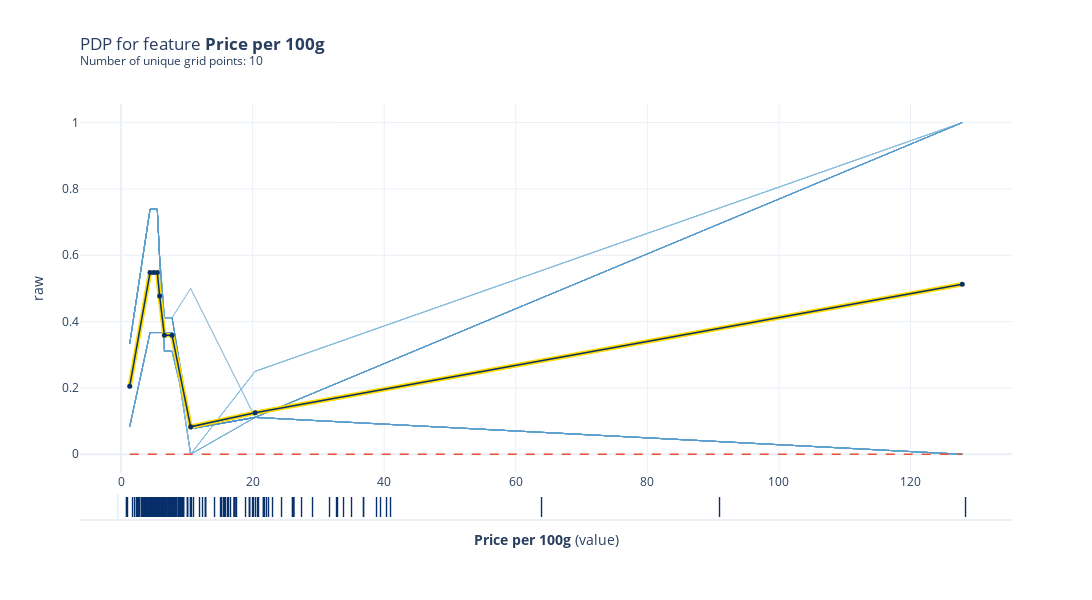

Notebook code for this chart:
### Markdown cell above
Looking at this graph you can see that it seems more likely that when the rating >=94 that it is from ethoipia.

### Code cell
# Plot PDP
# Create the pdp data to be plotted
pdp_goals = pdp.PDPIsolate(model=tree_model, df=val_x, model_features=feature_names, feature='100g_USD', feature_name='Price per 100g')

# plot the PDP for feature 'Goal Scored'
fig, axes = pdp_goals.plot(
    center=False,
    plot_lines=True,
    frac_to_plot=100,
    cluster=False,
    n_cluster_centers=None,
    cluster_method='accurate',
    plot_pts_dist=True,
    to_bins=False,
    show_percentile=False,
    which_classes=None,
    figsize=None,
    dpi=300,
    ncols=2,
    plot_params={"pdp_hl": True},
    engine='plotly',
    template='plotly_white')

fig.show()

### Figure 1 — Plotly figure (JSON) as saved in the notebook; plotly's stock layout.template omitted (floating-point values rounded to 4 significant figures; data arrays with more than 128 entries replaced by an {"elided": "..."} marker saying what was removed)
{"data": [{"hoverinfo": "none", "line": {"color": "rgba(193,217,237,0.5)", "width": 0.5}, "mode": "lines", "type": "scatter", "x": [1.32, 4.41, 4.982, 5.51, 5.864, 6.588, 7.753, 10.58, 20.38, 127.9], "xaxis": "x", "y": [0.3333, 0.7391, 0.7391, 0.7391, 0.5938, 0.3108, 0.3108, 0.07692, 0.1111, 0], "yaxis": "y"}, {"hoverinfo": "none", "line": {"color": "rgba(177,210,231,0.5)", "width": 0.5}, "mode": "lines", "type": "scatter", "x": [1.32, 4.41, 4.982, 5.51, 5.864, 6.588, 7.753, 10.58, 20.38, 127.9], "xaxis": "x", "y": [0.08333, 0.3671, 0.3671, 0.3671, 0.3671, 0.3671, 0.3671, 0.07692, 0.1111, 1], "yaxis": "y"}, {"hoverinfo": "none", "line": {"color": "rgba(160,202,225,0.5)", "width": 0.5}, "mode": "lines", "type": "scatter", "x": [1.32, 4.41, 4.982, 5.51, 5.864, 6.588, 7.753, 10.58, 20.38, 127.9], "xaxis": "x", "y": [0.08333, 0.3671, 0.3671, 0.3671, 0.3671, 0.3671, 0.3671, 0.07692, 0.1111, 1], "yaxis": "y"}, {"hoverinfo": "none", "line": {"color": "rgba(139,192,221,0.5)", "width": 0.5}, "mode": "lines", "type": "scatter", "x": [1.32, 4.41, 4.982, 5.51, 5.864, 6.588, 7.753, 10.58, 20.38, 127.9], "xaxis": "x", "y": [0.08333, 0.3671, 0.3671, 0.3671, 0.3671, 0.3671, 0.3671, 0, 0.25, 1], "yaxis": "y"}, {"hoverinfo": "none", "line": {"color": "rgba(117,179,216,0.5)", "width": 0.5}, "mode": "lines", "type": "scatter", "x": [1.32, 4.41, 4.982, 5.51, 5.864, 6.588, 7.753, 10.58, 20.38, 127.9], "xaxis": "x", "y": [0.08333, 0.3671, 0.3671, 0.3671, 0.3671, 0.3671, 0.3671, 0, 0.1111, 1], "yaxis": "y"}, {"hoverinfo": "none", "line": {"color": "rgba(98,168,210,0.5)", "width": 0.5}, "mode": "lines", "type": "scatter", "x": [1.32, 4.41, 4.982, 5.51, 5.864, 6.588, 7.753, 10.58, 20.38, 127.9], "xaxis": "x", "y": [0.08333, 0.3671, 0.3671, 0.3671, 0.3671, 0.3671, 0.3671, 0, 0.1111, 1], "yaxis": "y"}, {"hoverinfo": "none", "line": {"color": "rgba(80,155,203,0.5)", "width": 0.5}, "mode": "lines", "type": "scatter", "x": [1.32, 4.41, 4.982, 5.51, 5.864, 6.588, 7.753, 10.58, 20.38, 127.9], "xaxis": "x", "y": [0.08333, 0.3671, 0.3671, 0.3671, 0.3671, 0.3671, 0.3671, 0, 0.25, 1], "yaxis": "y"}, {"hoverinfo": "none", "line": {"color": "rgba(64,144,197,0.5)", "width": 0.5}, "mode": "lines", "type": "scatter", "x": [1.32, 4.41, 4.982, 5.51, 5.864, 6.588, 7.753, 10.58, 20.38, 127.9], "xaxis": "x", "y": [0.3333, 0.7391, 0.7391, 0.7391, 0.5938, 0.4118, 0.4118, 0.5, 0.1111, 0], "yaxis": "y"}, {"hoverinfo": "none", "line": {"color": "rgba(49,129,189,0.5)", "width": 0.5}, "mode": "lines", "type": "scatter", "x": [1.32, 4.41, 4.982, 5.51, 5.864, 6.588, 7.753, 10.58, 20.38, 127.9], "xaxis": "x", "y": [0.08333, 0.3671, 0.3671, 0.3671, 0.3671, 0.3671, 0.3671, 0.07692, 0.1111, 1], "yaxis": "y"}, {"hoverinfo": "none", "line": {"color": "rgba(36,116,182,0.5)", "width": 0.5}, "mode": "lines", "type": "scatter", "x": [1.32, 4.41, 4.982, 5.51, 5.864, 6.588, 7.753, 10.58, 20.38, 127.9], "xaxis": "x", "y": [0.3333, 0.7391, 0.7391, 0.7391, 0.5938, 0.4118, 0.4118, 0.07692, 0.1111, 0], "yaxis": "y"}, {"hoverinfo": "none", "line": {"color": "rgba(193,217,237,0.5)", "width": 0.5}, "mode": "lines", "type": "scatter", "x": [1.32, 4.41, 4.982, 5.51, 5.864, 6.588, 7.753, 10.58, 20.38, 127.9], "xaxis": "x", "y": [0.08333, 0.3671, 0.3671, 0.3671, 0.3671, 0.3671, 0.3671, 0.07692, 0.1111, 1], "yaxis": "y"}, {"hoverinfo": "none", "line": {"color": "rgba(177,210,231,0.5)", "width": 0.5}, "mode": "lines", "type": "scatter", "x": [1.32, 4.41, 4.982, 5.51, 5.864, 6.588, 7.753, 10.58, 20.38, 127.9], "xaxis": "x", "y": [0.08333, 0.3671, 0.3671, 0.3671, 0.3671, 0.3671, 0.3671, 0.07692, 0.1111, 1], "yaxis": "y"}, {"hoverinfo": "none", "line": {"color": "rgba(160,202,225,0.5)", "width": 0.5}, "mode": "lines", "type": "scatter", "x": [1.32, 4.41, 4.982, 5.51, 5.864, 6.588, 7.753, 10.58, 20.38, 127.9], "xaxis": "x", "y": [0.3333, 0.7391, 0.7391, 0.7391, 0.5938, 0.3108, 0.3108, 0.07692, 0.1111, 0], "yaxis": "y"}, {"hoverinfo": "none", "line": {"color": "rgba(139,192,221,0.5)", "width": 0.5}, "mode": "lines", "type": "scatter", "x": [1.32, 4.41, 4.982, 5.51, 5.864, 6.588, 7.753, 10.58, 20.38, 127.9], "xaxis": "x", "y": [0.08333, 0.3671, 0.3671, 0.3671, 0.3671, 0.3671, 0.3671, 0, 0.25, 1], "yaxis": "y"}, {"hoverinfo": "none", "line": {"color": "rgba(117,179,216,0.5)", "width": 0.5}, "mode": "lines", "type": "scatter", "x": [1.32, 4.41, 4.982, 5.51, 5.864, 6.588, 7.753, 10.58, 20.38, 127.9], "xaxis": "x", "y": [0.3333, 0.7391, 0.7391, 0.7391, 0.5938, 0.3108, 0.3108, 0.07692, 0.1111, 0], "yaxis": "y"}, {"hoverinfo": "none", "line": {"color": "rgba(98,168,210,0.5)", "width": 0.5}, "mode": "lines", "type": "scatter", "x": [1.32, 4.41, 4.982, 5.51, 5.864, 6.588, 7.753, 10.58, 20.38, 127.9], "xaxis": "x", "y": [0.3333, 0.7391, 0.7391, 0.7391, 0.5938, 0.4118, 0.4118, 0.07692, 0.1111, 0], "yaxis": "y"}, {"hoverinfo": "none", "line": {"color": "rgba(80,155,203,0.5)", "width": 0.5}, "mode": "lines", "type": "scatter", "x": [1.32, 4.41, 4.982, 5.51, 5.864, 6.588, 7.753, 10.58, 20.38, 127.9], "xaxis": "x", "y": [0.3333, 0.7391, 0.7391, 0.7391, 0.5938, 0.3108, 0.3108, 0.07692, 0.1111, 0], "yaxis": "y"}, {"hoverinfo": "none", "line": {"color": "rgba(64,144,197,0.5)", "width": 0.5}, "mode": "lines", "type": "scatter", "x": [1.32, 4.41, 4.982, 5.51, 5.864, 6.588, 7.753, 10.58, 20.38, 127.9], "xaxis": "x", "y": [0.3333, 0.7391, 0.7391, 0.7391, 0.5938, 0.4118, 0.4118, 0.07692, 0.1111, 0], "yaxis": "y"}, {"hoverinfo": "none", "line": {"color": "rgba(49,129,189,0.5)", "width": 0.5}, "mode": "lines", "type": "scatter", "x": [1.32, 4.41, 4.982, 5.51, 5.864, 6.588, 7.753, 10.58, 20.38, 127.9], "xaxis": "x", "y": [0.08333, 0.3671, 0.3671, 0.3671, 0.3671, 0.3671, 0.3671, 0, 0.1111, 1], "yaxis": "y"}, {"hoverinfo": "none", "line": {"color": "rgba(36,116,182,0.5)", "width": 0.5}, "mode": "lines", "type": "scatter", "x": [1.32, 4.41, 4.982, 5.51, 5.864, 6.588, 7.753, 10.58, 20.38, 127.9], "xaxis": "x", "y": [0.3333, 0.7391, 0.7391, 0.7391, 0.5938, 0.3108, 0.3108, 0.07692, 0.1111, 0], "yaxis": "y"}, {"hoverinfo": "none", "line": {"color": "rgba(193,217,237,0.5)", "width": 0.5}, "mode": "lines", "type": "scatter", "x": [1.32, 4.41, 4.982, 5.51, 5.864, 6.588, 7.753, 10.58, 20.38, 127.9], "xaxis": "x", "y": [0.3333, 0.7391, 0.7391, 0.7391, 0.5938, 0.3108, 0.3108, 0.07692, 0.1111, 0], "yaxis": "y"}, {"hoverinfo": "none", "line": {"color": "rgba(177,210,231,0.5)", "width": 0.5}, "mode": "lines", "type": "scatter", "x": [1.32, 4.41, 4.982, 5.51, 5.864, 6.588, 7.753, 10.58, 20.38, 127.9], "xaxis": "x", "y": [0.08333, 0.3671, 0.3671, 0.3671, 0.3671, 0.3671, 0.3671, 0, 0.1111, 1], "yaxis": "y"}, {"hoverinfo": "none", "line": {"color": "rgba(160,202,225,0.5)", "width": 0.5}, "mode": "lines", "type": "scatter", "x": [1.32, 4.41, 4.982, 5.51, 5.864, 6.588, 7.753, 10.58, 20.38, 127.9], "xaxis": "x", "y": [0.3333, 0.7391, 0.7391, 0.7391, 0.5938, 0.3108, 0.3108, 0.07692, 0.1111, 0], "yaxis": "y"}, {"hoverinfo": "none", "line": {"color": "rgba(139,192,221,0.5)", "width": 0.5}, "mode": "lines", "type": "scatter", "x": [1.32, 4.41, 4.982, 5.51, 5.864, 6.588, 7.753, 10.58, 20.38, 127.9], "xaxis": "x", "y": [0.08333, 0.3671, 0.3671, 0.3671, 0.3671, 0.3671, 0.3671, 0, 0.25, 1], "yaxis": "y"}, {"hoverinfo": "none", "line": {"color": "rgba(117,179,216,0.5)", "width": 0.5}, "mode": "lines", "type": "scatter", "x": [1.32, 4.41, 4.982, 5.51, 5.864, 6.588, 7.753, 10.58, 20.38, 127.9], "xaxis": "x", "y": [0.08333, 0.3671, 0.3671, 0.3671, 0.3671, 0.3671, 0.3671, 0.07692, 0.1111, 1], "yaxis": "y"}, {"hoverinfo": "none", "line": {"color": "rgba(98,168,210,0.5)", "width": 0.5}, "mode": "lines", "type": "scatter", "x": [1.32, 4.41, 4.982, 5.51, 5.864, 6.588, 7.753, 10.58, 20.38, 127.9], "xaxis": "x", "y": [0.3333, 0.7391, 0.7391, 0.7391, 0.5938, 0.3108, 0.3108, 0.07692, 0.1111, 0], "yaxis": "y"}, {"hoverinfo": "none", "line": {"color": "rgba(80,155,203,0.5)", "width": 0.5}, "mode": "lines", "type": "scatter", "x": [1.32, 4.41, 4.982, 5.51, 5.864, 6.588, 7.753, 10.58, 20.38, 127.9], "xaxis": "x", "y": [0.3333, 0.7391, 0.7391, 0.7391, 0.5938, 0.3108, 0.3108, 0.07692, 0.1111, 0], "yaxis": "y"}, {"hoverinfo": "none", "line": {"color": "rgba(64,144,197,0.5)", "width": 0.5}, "mode": "lines", "type": "scatter", "x": [1.32, 4.41, 4.982, 5.51, 5.864, 6.588, 7.753, 10.58, 20.38, 127.9], "xaxis": "x", "y": [0.08333, 0.3671, 0.3671, 0.3671, 0.3671, 0.3671, 0.3671, 0, 0.25, 1], "yaxis": "y"}, {"hoverinfo": "none", "line": {"color": "rgba(49,129,189,0.5)", "width": 0.5}, "mode": "lines", "type": "scatter", "x": [1.32, 4.41, 4.982, 5.51, 5.864, 6.588, 7.753, 10.58, 20.38, 127.9], "xaxis": "x", "y": [0.3333, 0.7391, 0.7391, 0.7391, 0.5938, 0.3108, 0.3108, 0.07692, 0.1111, 0], "yaxis": "y"}, {"hoverinfo": "none", "line": {"color": "rgba(36,116,182,0.5)", "width": 0.5}, "mode": "lines", "type": "scatter", "x": [1.32, 4.41, 4.982, 5.51, 5.864, 6.588, 7.753, 10.58, 20.38, 127.9], "xaxis": "x", "y": [0.08333, 0.3671, 0.3671, 0.3671, 0.3671, 0.3671, 0.3671, 0.07692, 0.1111, 1], "yaxis": "y"}, {"hoverinfo": "none", "line": {"color": "rgba(193,217,237,0.5)", "width": 0.5}, "mode": "lines", "type": "scatter", "x": [1.32, 4.41, 4.982, 5.51, 5.864, 6.588, 7.753, 10.58, 20.38, 127.9], "xaxis": "x", "y": [0.08333, 0.3671, 0.3671, 0.3671, 0.3671, 0.3671, 0.3671, 0, 0.1111, 1], "yaxis": "y"}, {"hoverinfo": "none", "line": {"color": "rgba(177,210,231,0.5)", "width": 0.5}, "mode": "lines", "type": "scatter", "x": [1.32, 4.41, 4.982, 5.51, 5.864, 6.588, 7.753, 10.58, 20.38, 127.9], "xaxis": "x", "y": [0.3333, 0.7391, 0.7391, 0.7391, 0.5938, 0.3108, 0.3108, 0.07692, 0.1111, 0], "yaxis": "y"}, {"hoverinfo": "none", "line": {"color": "rgba(160,202,225,0.5)", "width": 0.5}, "mode": "lines", "type": "scatter", "x": [1.32, 4.41, 4.982, 5.51, 5.864, 6.588, 7.753, 10.58, 20.38, 127.9], "xaxis": "x", "y": [0.3333, 0.7391, 0.7391, 0.7391, 0.5938, 0.4118, 0.4118, 0.07692, 0.1111, 0], "yaxis": "y"}, {"hoverinfo": "none", "line": {"color": "rgba(139,192,221,0.5)", "width": 0.5}, "mode": "lines", "type": "scatter", "x": [1.32, 4.41, 4.982, 5.51, 5.864, 6.588, 7.753, 10.58, 20.38, 127.9], "xaxis": "x", "y": [0.3333, 0.7391, 0.7391, 0.7391, 0.5938, 0.3108, 0.3108, 0.07692, 0.1111, 0], "yaxis": "y"}, {"hoverinfo": "none", "line": {"color": "rgba(117,179,216,0.5)", "width": 0.5}, "mode": "lines", "type": "scatter", "x": [1.32, 4.41, 4.982, 5.51, 5.864, 6.588, 7.753, 10.58, 20.38, 127.9], "xaxis": "x", "y": [0.3333, 0.7391, 0.7391, 0.7391, 0.5938, 0.3108, 0.3108, 0.07692, 0.1111, 0], "yaxis": "y"}, {"hoverinfo": "none", "line": {"color": "rgba(98,168,210,0.5)", "width": 0.5}, "mode": "lines", "type": "scatter", "x": [1.32, 4.41, 4.982, 5.51, 5.864, 6.588, 7.753, 10.58, 20.38, 127.9], "xaxis": "x", "y": [0.08333, 0.3671, 0.3671, 0.3671, 0.3671, 0.3671, 0.3671, 0.07692, 0.1111, 1], "yaxis": "y"}, {"hoverinfo": "none", "line": {"color": "rgba(80,155,203,0.5)", "width": 0.5}, "mode": "lines", "type": "scatter", "x": [1.32, 4.41, 4.982, 5.51, 5.864, 6.588, 7.753, 10.58, 20.38, 127.9], "xaxis": "x", "y": [0.3333, 0.7391, 0.7391, 0.7391, 0.5938, 0.4118, 0.4118, 0.07692, 0.1111, 0], "yaxis": "y"}, {"hoverinfo": "none", "line": {"color": "rgba(64,144,197,0.5)", "width": 0.5}, "mode": "lines", "type": "scatter", "x": [1.32, 4.41, 4.982, 5.51, 5.864, 6.588, 7.753, 10.58, 20.38, 127.9], "xaxis": "x", "y": [0.08333, 0.3671, 0.3671, 0.3671, 0.3671, 0.3671, 0.3671, 0, 0.25, 1], "yaxis": "y"}, {"hoverinfo": "none", "line": {"color": "rgba(49,129,189,0.5)", "width": 0.5}, "mode": "lines", "type": "scatter", "x": [1.32, 4.41, 4.982, 5.51, 5.864, 6.588, 7.753, 10.58, 20.38, 127.9], "xaxis": "x", "y": [0.08333, 0.3671, 0.3671, 0.3671, 0.3671, 0.3671, 0.3671, 0, 0.1111, 1], "yaxis": "y"}, {"hoverinfo": "none", "line": {"color": "rgba(36,116,182,0.5)", "width": 0.5}, "mode": "lines", "type": "scatter", "x": [1.32, 4.41, 4.982, 5.51, 5.864, 6.588, 7.753, 10.58, 20.38, 127.9], "xaxis": "x", "y": [0.3333, 0.7391, 0.7391, 0.7391, 0.5938, 0.4118, 0.4118, 0.5, 0.1111, 0], "yaxis": "y"}, {"hoverinfo": "none", "line": {"color": "rgba(193,217,237,0.5)", "width": 0.5}, "mode": "lines", "type": "scatter", "x": [1.32, 4.41, 4.982, 5.51, 5.864, 6.588, 7.753, 10.58, 20.38, 127.9], "xaxis": "x", "y": [0.3333, 0.7391, 0.7391, 0.7391, 0.5938, 0.3108, 0.3108, 0.07692, 0.1111, 0], "yaxis": "y"}, {"hoverinfo": "none", "line": {"color": "rgba(177,210,231,0.5)", "width": 0.5}, "mode": "lines", "type": "scatter", "x": [1.32, 4.41, 4.982, 5.51, 5.864, 6.588, 7.753, 10.58, 20.38, 127.9], "xaxis": "x", "y": [0.08333, 0.3671, 0.3671, 0.3671, 0.3671, 0.3671, 0.3671, 0, 0.25, 1], "yaxis": "y"}, {"hoverinfo": "none", "line": {"color": "rgba(160,202,225,0.5)", "width": 0.5}, "mode": "lines", "type": "scatter", "x": [1.32, 4.41, 4.982, 5.51, 5.864, 6.588, 7.753, 10.58, 20.38, 127.9], "xaxis": "x", "y": [0.08333, 0.3671, 0.3671, 0.3671, 0.3671, 0.3671, 0.3671, 0, 0.1111, 1], "yaxis": "y"}, {"hoverinfo": "none", "line": {"color": "rgba(139,192,221,0.5)", "width": 0.5}, "mode": "lines", "type": "scatter", "x": [1.32, 4.41, 4.982, 5.51, 5.864, 6.588, 7.753, 10.58, 20.38, 127.9], "xaxis": "x", "y": [0.08333, 0.3671, 0.3671, 0.3671, 0.3671, 0.3671, 0.3671, 0, 0.1111, 1], "yaxis": "y"}, {"hoverinfo": "none", "line": {"color": "rgba(117,179,216,0.5)", "width": 0.5}, "mode": "lines", "type": "scatter", "x": [1.32, 4.41, 4.982, 5.51, 5.864, 6.588, 7.753, 10.58, 20.38, 127.9], "xaxis": "x", "y": [0.08333, 0.3671, 0.3671, 0.3671, 0.3671, 0.3671, 0.3671, 0, 0.1111, 1], "yaxis": "y"}, {"hoverinfo": "none", "line": {"color": "rgba(98,168,210,0.5)", "width": 0.5}, "mode": "lines", "type": "scatter", "x": [1.32, 4.41, 4.982, 5.51, 5.864, 6.588, 7.753, 10.58, 20.38, 127.9], "xaxis": "x", "y": [0.3333, 0.7391, 0.7391, 0.7391, 0.5938, 0.4118, 0.4118, 0.07692, 0.1111, 0], "yaxis": "y"}, {"hoverinfo": "none", "line": {"color": "rgba(80,155,203,0.5)", "width": 0.5}, "mode": "lines", "type": "scatter", "x": [1.32, 4.41, 4.982, 5.51, 5.864, 6.588, 7.753, 10.58, 20.38, 127.9], "xaxis": "x", "y": [0.3333, 0.7391, 0.7391, 0.7391, 0.5938, 0.4118, 0.4118, 0.07692, 0.1111, 0], "yaxis": "y"}, {"hoverinfo": "none", "line": {"color": "rgba(64,144,197,0.5)", "width": 0.5}, "mode": "lines", "type": "scatter", "x": [1.32, 4.41, 4.982, 5.51, 5.864, 6.588, 7.753, 10.58, 20.38, 127.9], "xaxis": "x", "y": [0.08333, 0.3671, 0.3671, 0.3671, 0.3671, 0.3671, 0.3671, 0, 0.1111, 1], "yaxis": "y"}, {"hoverinfo": "none", "line": {"color": "rgba(49,129,189,0.5)", "width": 0.5}, "mode": "lines", "type": "scatter", "x": [1.32, 4.41, 4.982, 5.51, 5.864, 6.588, 7.753, 10.58, 20.38, 127.9], "xaxis": "x", "y": [0.08333, 0.3671, 0.3671, 0.3671, 0.3671, 0.3671, 0.3671, 0.07692, 0.1111, 1], "yaxis": "y"}, {"hoverinfo": "none", "line": {"color": "rgba(36,116,182,0.5)", "width": 0.5}, "mode": "lines", "type": "scatter", "x": [1.32, 4.41, 4.982, 5.51, 5.864, 6.588, 7.753, 10.58, 20.38, 127.9], "xaxis": "x", "y": [0.3333, 0.7391, 0.7391, 0.7391, 0.5938, 0.4118, 0.4118, 0.07692, 0.1111, 0], "yaxis": "y"}, {"hoverinfo": "none", "line": {"color": "rgba(193,217,237,0.5)", "width": 0.5}, "mode": "lines", "type": "scatter", "x": [1.32, 4.41, 4.982, 5.51, 5.864, 6.588, 7.753, 10.58, 20.38, 127.9], "xaxis": "x", "y": [0.08333, 0.3671, 0.3671, 0.3671, 0.3671, 0.3671, 0.3671, 0.07692, 0.1111, 1], "yaxis": "y"}, {"hoverinfo": "none", "line": {"color": "rgba(177,210,231,0.5)", "width": 0.5}, "mode": "lines", "type": "scatter", "x": [1.32, 4.41, 4.982, 5.51, 5.864, 6.588, 7.753, 10.58, 20.38, 127.9], "xaxis": "x", "y": [0.08333, 0.3671, 0.3671, 0.3671, 0.3671, 0.3671, 0.3671, 0.07692, 0.1111, 1], "yaxis": "y"}, {"hoverinfo": "none", "line": {"color": "rgba(160,202,225,0.5)", "width": 0.5}, "mode": "lines", "type": "scatter", "x": [1.32, 4.41, 4.982, 5.51, 5.864, 6.588, 7.753, 10.58, 20.38, 127.9], "xaxis": "x", "y": [0.3333, 0.7391, 0.7391, 0.7391, 0.5938, 0.4118, 0.4118, 0.07692, 0.1111, 0], "yaxis": "y"}, {"hoverinfo": "none", "line": {"color": "rgba(139,192,221,0.5)", "width": 0.5}, "mode": "lines", "type": "scatter", "x": [1.32, 4.41, 4.982, 5.51, 5.864, 6.588, 7.753, 10.58, 20.38, 127.9], "xaxis": "x", "y": [0.3333, 0.7391, 0.7391, 0.7391, 0.5938, 0.3108, 0.3108, 0.07692, 0.1111, 0], "yaxis": "y"}, {"hoverinfo": "none", "line": {"color": "rgba(117,179,216,0.5)", "width": 0.5}, "mode": "lines", "type": "scatter", "x": [1.32, 4.41, 4.982, 5.51, 5.864, 6.588, 7.753, 10.58, 20.38, 127.9], "xaxis": "x", "y": [0.3333, 0.7391, 0.7391, 0.7391, 0.5938, 0.4118, 0.4118, 0.07692, 0.1111, 0], "yaxis": "y"}, {"hoverinfo": "none", "line": {"color": "rgba(98,168,210,0.5)", "width": 0.5}, "mode": "lines", "type": "scatter", "x": [1.32, 4.41, 4.982, 5.51, 5.864, 6.588, 7.753, 10.58, 20.38, 127.9], "xaxis": "x", "y": [0.08333, 0.3671, 0.3671, 0.3671, 0.3671, 0.3671, 0.3671, 0, 0.1111, 1], "yaxis": "y"}, {"hoverinfo": "none", "line": {"color": "rgba(80,155,203,0.5)", "width": 0.5}, "mode": "lines", "type": "scatter", "x": [1.32, 4.41, 4.982, 5.51, 5.864, 6.588, 7.753, 10.58, 20.38, 127.9], "xaxis": "x", "y": [0.3333, 0.7391, 0.7391, 0.7391, 0.5938, 0.3108, 0.3108, 0.07692, 0.1111, 0], "yaxis": "y"}, {"hoverinfo": "none", "line": {"color": "rgba(64,144,197,0.5)", "width": 0.5}, "mode": "lines", "type": "scatter", "x": [1.32, 4.41, 4.982, 5.51, 5.864, 6.588, 7.753, 10.58, 20.38, 127.9], "xaxis": "x", "y": [0.3333, 0.7391, 0.7391, 0.7391, 0.5938, 0.4118, 0.4118, 0.5, 0.1111, 0], "yaxis": "y"}, {"hoverinfo": "none", "line": {"color": "rgba(49,129,189,0.5)", "width": 0.5}, "mode": "lines", "type": "scatter", "x": [1.32, 4.41, 4.982, 5.51, 5.864, 6.588, 7.753, 10.58, 20.38, 127.9], "xaxis": "x", "y": [0.08333, 0.3671, 0.3671, 0.3671, 0.3671, 0.3671, 0.3671, 0.07692, 0.1111, 1], "yaxis": "y"}, {"hoverinfo": "none", "line": {"color": "rgba(36,116,182,0.5)", "width": 0.5}, "mode": "lines", "type": "scatter", "x": [1.32, 4.41, 4.982, 5.51, 5.864, 6.588, 7.753, 10.58, 20.38, 127.9], "xaxis": "x", "y": [0.3333, 0.7391, 0.7391, 0.7391, 0.5938, 0.3108, 0.3108, 0.07692, 0.1111, 0], "yaxis": "y"}, {"hoverinfo": "none", "line": {"color": "rgba(193,217,237,0.5)", "width": 0.5}, "mode": "lines", "type": "scatter", "x": [1.32, 4.41, 4.982, 5.51, 5.864, 6.588, 7.753, 10.58, 20.38, 127.9], "xaxis": "x", "y": [0.3333, 0.7391, 0.7391, 0.7391, 0.5938, 0.4118, 0.4118, 0.5, 0.1111, 0], "yaxis": "y"}, {"hoverinfo": "none", "line": {"color": "rgba(177,210,231,0.5)", "width": 0.5}, "mode": "lines", "type": "scatter", "x": [1.32, 4.41, 4.982, 5.51, 5.864, 6.588, 7.753, 10.58, 20.38, 127.9], "xaxis": "x", "y": [0.3333, 0.7391, 0.7391, 0.7391, 0.5938, 0.3108, 0.3108, 0.07692, 0.1111, 0], "yaxis": "y"}, {"hoverinfo": "none", "line": {"color": "rgba(160,202,225,0.5)", "width": 0.5}, "mode": "lines", "type": "scatter", "x": [1.32, 4.41, 4.982, 5.51, 5.864, 6.588, 7.753, 10.58, 20.38, 127.9], "xaxis": "x", "y": [0.3333, 0.7391, 0.7391, 0.7391, 0.5938, 0.4118, 0.4118, 0.07692, 0.1111, 0], "yaxis": "y"}, {"hoverinfo": "none", "line": {"color": "rgba(139,192,221,0.5)", "width": 0.5}, "mode": "lines", "type": "scatter", "x": [1.32, 4.41, 4.982, 5.51, 5.864, 6.588, 7.753, 10.58, 20.38, 127.9], "xaxis": "x", "y": [0.08333, 0.3671, 0.3671, 0.3671, 0.3671, 0.3671, 0.3671, 0, 0.25, 1], "yaxis": "y"}, {"hoverinfo": "none", "line": {"color": "rgba(117,179,216,0.5)", "width": 0.5}, "mode": "lines", "type": "scatter", "x": [1.32, 4.41, 4.982, 5.51, 5.864, 6.588, 7.753, 10.58, 20.38, 127.9], "xaxis": "x", "y": [0.08333, 0.3671, 0.3671, 0.3671, 0.3671, 0.3671, 0.3671, 0, 0.25, 1], "yaxis": "y"}, {"hoverinfo": "none", "line": {"color": "rgba(98,168,210,0.5)", "width": 0.5}, "mode": "lines", "type": "scatter", "x": [1.32, 4.41, 4.982, 5.51, 5.864, 6.588, 7.753, 10.58, 20.38, 127.9], "xaxis": "x", "y": [0.08333, 0.3671, 0.3671, 0.3671, 0.3671, 0.3671, 0.3671, 0, 0.25, 1], "yaxis": "y"}, {"hoverinfo": "none", "line": {"color": "rgba(80,155,203,0.5)", "width": 0.5}, "mode": "lines", "type": "scatter", "x": [1.32, 4.41, 4.982, 5.51, 5.864, 6.588, 7.753, 10.58, 20.38, 127.9], "xaxis": "x", "y": [0.08333, 0.3671, 0.3671, 0.3671, 0.3671, 0.3671, 0.3671, 0, 0.1111, 1], "yaxis": "y"}, {"hoverinfo": "none", "line": {"color": "rgba(64,144,197,0.5)", "width": 0.5}, "mode": "lines", "type": "scatter", "x": [1.32, 4.41, 4.982, 5.51, 5.864, 6.588, 7.753, 10.58, 20.38, 127.9], "xaxis": "x", "y": [0.3333, 0.7391, 0.7391, 0.7391, 0.5938, 0.4118, 0.4118, 0.07692, 0.1111, 0], "yaxis": "y"}, {"hoverinfo": "none", "line": {"color": "rgba(49,129,189,0.5)", "width": 0.5}, "mode": "lines", "type": "scatter", "x": [1.32, 4.41, 4.982, 5.51, 5.864, 6.588, 7.753, 10.58, 20.38, 127.9], "xaxis": "x", "y": [0.3333, 0.7391, 0.7391, 0.7391, 0.5938, 0.3108, 0.3108, 0.07692, 0.1111, 0], "yaxis": "y"}, {"hoverinfo": "none", "line": {"color": "rgba(36,116,182,0.5)", "width": 0.5}, "mode": "lines", "type": "scatter", "x": [1.32, 4.41, 4.982, 5.51, 5.864, 6.588, 7.753, 10.58, 20.38, 127.9], "xaxis": "x", "y": [0.3333, 0.7391, 0.7391, 0.7391, 0.5938, 0.3108, 0.3108, 0.07692, 0.1111, 0], "yaxis": "y"}, {"hoverinfo": "none", "line": {"color": "rgba(193,217,237,0.5)", "width": 0.5}, "mode": "lines", "type": "scatter", "x": [1.32, 4.41, 4.982, 5.51, 5.864, 6.588, 7.753, 10.58, 20.38, 127.9], "xaxis": "x", "y": [0.08333, 0.3671, 0.3671, 0.3671, 0.3671, 0.3671, 0.3671, 0, 0.1111, 1], "yaxis": "y"}, {"hoverinfo": "none", "line": {"color": "rgba(177,210,231,0.5)", "width": 0.5}, "mode": "lines", "type": "scatter", "x": [1.32, 4.41, 4.982, 5.51, 5.864, 6.588, 7.753, 10.58, 20.38, 127.9], "xaxis": "x", "y": [0.3333, 0.7391, 0.7391, 0.7391, 0.5938, 0.4118, 0.4118, 0.5, 0.1111, 0], "yaxis": "y"}, {"hoverinfo": "none", "line": {"color": "rgba(160,202,225,0.5)", "width": 0.5}, "mode": "lines", "type": "scatter", "x": [1.32, 4.41, 4.982, 5.51, 5.864, 6.588, 7.753, 10.58, 20.38, 127.9], "xaxis": "x", "y": [0.08333, 0.3671, 0.3671, 0.3671, 0.3671, 0.3671, 0.3671, 0.07692, 0.1111, 1], "yaxis": "y"}, {"hoverinfo": "none", "line": {"color": "rgba(139,192,221,0.5)", "width": 0.5}, "mode": "lines", "type": "scatter", "x": [1.32, 4.41, 4.982, 5.51, 5.864, 6.588, 7.753, 10.58, 20.38, 127.9], "xaxis": "x", "y": [0.08333, 0.3671, 0.3671, 0.3671, 0.3671, 0.3671, 0.3671, 0, 0.1111, 1], "yaxis": "y"}, {"hoverinfo": "none", "line": {"color": "rgba(117,179,216,0.5)", "width": 0.5}, "mode": "lines", "type": "scatter", "x": [1.32, 4.41, 4.982, 5.51, 5.864, 6.588, 7.753, 10.58, 20.38, 127.9], "xaxis": "x", "y": [0.3333, 0.7391, 0.7391, 0.7391, 0.5938, 0.4118, 0.4118, 0.07692, 0.1111, 0], "yaxis": "y"}, {"hoverinfo": "none", "line": {"color": "rgba(98,168,210,0.5)", "width": 0.5}, "mode": "lines", "type": "scatter", "x": [1.32, 4.41, 4.982, 5.51, 5.864, 6.588, 7.753, 10.58, 20.38, 127.9], "xaxis": "x", "y": [0.08333, 0.3671, 0.3671, 0.3671, 0.3671, 0.3671, 0.3671, 0.07692, 0.1111, 1], "yaxis": "y"}, {"hoverinfo": "none", "line": {"color": "rgba(80,155,203,0.5)", "width": 0.5}, "mode": "lines", "type": "scatter", "x": [1.32, 4.41, 4.982, 5.51, 5.864, 6.588, 7.753, 10.58, 20.38, 127.9], "xaxis": "x", "y": [0.08333, 0.3671, 0.3671, 0.3671, 0.3671, 0.3671, 0.3671, 0.07692, 0.1111, 1], "yaxis": "y"}, {"hoverinfo": "none", "line": {"color": "rgba(64,144,197,0.5)", "width": 0.5}, "mode": "lines", "type": "scatter", "x": [1.32, 4.41, 4.982, 5.51, 5.864, 6.588, 7.753, 10.58, 20.38, 127.9], "xaxis": "x", "y": [0.3333, 0.7391, 0.7391, 0.7391, 0.5938, 0.3108, 0.3108, 0.07692, 0.1111, 0], "yaxis": "y"}, {"hoverinfo": "none", "line": {"color": "rgba(49,129,189,0.5)", "width": 0.5}, "mode": "lines", "type": "scatter", "x": [1.32, 4.41, 4.982, 5.51, 5.864, 6.588, 7.753, 10.58, 20.38, 127.9], "xaxis": "x", "y": [0.08333, 0.3671, 0.3671, 0.3671, 0.3671, 0.3671, 0.3671, 0.07692, 0.1111, 1], "yaxis": "y"}, {"hoverinfo": "none", "line": {"color": "rgba(36,116,182,0.5)", "width": 0.5}, "mode": "lines", "type": "scatter", "x": [1.32, 4.41, 4.982, 5.51, 5.864, 6.588, 7.753, 10.58, 20.38, 127.9], "xaxis": "x", "y": [0.3333, 0.7391, 0.7391, 0.7391, 0.5938, 0.4118, 0.4118, 0.07692, 0.1111, 0], "yaxis": "y"}, {"hoverinfo": "none", "line": {"color": "rgba(193,217,237,0.5)", "width": 0.5}, "mode": "lines", "type": "scatter", "x": [1.32, 4.41, 4.982, 5.51, 5.864, 6.588, 7.753, 10.58, 20.38, 127.9], "xaxis": "x", "y": [0.3333, 0.7391, 0.7391, 0.7391, 0.5938, 0.4118, 0.4118, 0.5, 0.1111, 0], "yaxis": "y"}, {"hoverinfo": "none", "line": {"color": "rgba(177,210,231,0.5)", "width": 0.5}, "mode": "lines", "type": "scatter", "x": [1.32, 4.41, 4.982, 5.51, 5.864, 6.588, 7.753, 10.58, 20.38, 127.9], "xaxis": "x", "y": [0.08333, 0.3671, 0.3671, 0.3671, 0.3671, 0.3671, 0.3671, 0, 0.25, 1], "yaxis": "y"}, {"hoverinfo": "none", "line": {"color": "rgba(160,202,225,0.5)", "width": 0.5}, "mode": "lines", "type": "scatter", "x": [1.32, 4.41, 4.982, 5.51, 5.864, 6.588, 7.753, 10.58, 20.38, 127.9], "xaxis": "x", "y": [0.3333, 0.7391, 0.7391, 0.7391, 0.5938, 0.3108, 0.3108, 0.07692, 0.1111, 0], "yaxis": "y"}, {"hoverinfo": "none", "line": {"color": "rgba(139,192,221,0.5)", "width": 0.5}, "mode": "lines", "type": "scatter", "x": [1.32, 4.41, 4.982, 5.51, 5.864, 6.588, 7.753, 10.58, 20.38, 127.9], "xaxis": "x", "y": [0.08333, 0.3671, 0.3671, 0.3671, 0.3671, 0.3671, 0.3671, 0.07692, 0.1111, 1], "yaxis": "y"}, {"hoverinfo": "none", "line": {"color": "rgba(117,179,216,0.5)", "width": 0.5}, "mode": "lines", "type": "scatter", "x": [1.32, 4.41, 4.982, 5.51, 5.864, 6.588, 7.753, 10.58, 20.38, 127.9], "xaxis": "x", "y": [0.3333, 0.7391, 0.7391, 0.7391, 0.5938, 0.3108, 0.3108, 0.07692, 0.1111, 0], "yaxis": "y"}, {"hoverinfo": "none", "line": {"color": "rgba(98,168,210,0.5)", "width": 0.5}, "mode": "lines", "type": "scatter", "x": [1.32, 4.41, 4.982, 5.51, 5.864, 6.588, 7.753, 10.58, 20.38, 127.9], "xaxis": "x", "y": [0.08333, 0.3671, 0.3671, 0.3671, 0.3671, 0.3671, 0.3671, 0.07692, 0.1111, 1], "yaxis": "y"}, {"hoverinfo": "none", "line": {"color": "rgba(80,155,203,0.5)", "width": 0.5}, "mode": "lines", "type": "scatter", "x": [1.32, 4.41, 4.982, 5.51, 5.864, 6.588, 7.753, 10.58, 20.38, 127.9], "xaxis": "x", "y": [0.3333, 0.7391, 0.7391, 0.7391, 0.5938, 0.3108, 0.3108, 0.07692, 0.1111, 0], "yaxis": "y"}, {"hoverinfo": "none", "line": {"color": "rgba(64,144,197,0.5)", "width": 0.5}, "mode": "lines", "type": "scatter", "x": [1.32, 4.41, 4.982, 5.51, 5.864, 6.588, 7.753, 10.58, 20.38, 127.9], "xaxis": "x", "y": [0.3333, 0.7391, 0.7391, 0.7391, 0.5938, 0.4118, 0.4118, 0.07692, 0.1111, 0], "yaxis": "y"}, {"hoverinfo": "none", "line": {"color": "rgba(49,129,189,0.5)", "width": 0.5}, "mode": "lines", "type": "scatter", "x": [1.32, 4.41, 4.982, 5.51, 5.864, 6.588, 7.753, 10.58, 20.38, 127.9], "xaxis": "x", "y": [0.3333, 0.7391, 0.7391, 0.7391, 0.5938, 0.4118, 0.4118, 0.07692, 0.1111, 0], "yaxis": "y"}, {"hoverinfo": "none", "line": {"color": "rgba(36,116,182,0.5)", "width": 0.5}, "mode": "lines", "type": "scatter", "x": [1.32, 4.41, 4.982, 5.51, 5.864, 6.588, 7.753, 10.58, 20.38, 127.9], "xaxis": "x", "y": [0.08333, 0.3671, 0.3671, 0.3671, 0.3671, 0.3671, 0.3671, 0.07692, 0.1111, 1], "yaxis": "y"}, {"hoverinfo": "none", "line": {"color": "rgba(193,217,237,0.5)", "width": 0.5}, "mode": "lines", "type": "scatter", "x": [1.32, 4.41, 4.982, 5.51, 5.864, 6.588, 7.753, 10.58, 20.38, 127.9], "xaxis": "x", "y": [0.3333, 0.7391, 0.7391, 0.7391, 0.5938, 0.3108, 0.3108, 0.07692, 0.1111, 0], "yaxis": "y"}, {"hoverinfo": "none", "line": {"color": "rgba(177,210,231,0.5)", "width": 0.5}, "mode": "lines", "type": "scatter", "x": [1.32, 4.41, 4.982, 5.51, 5.864, 6.588, 7.753, 10.58, 20.38, 127.9], "xaxis": "x", "y": [0.08333, 0.3671, 0.3671, 0.3671, 0.3671, 0.3671, 0.3671, 0.07692, 0.1111, 1], "yaxis": "y"}, {"hoverinfo": "none", "line": {"color": "rgba(160,202,225,0.5)", "width": 0.5}, "mode": "lines", "type": "scatter", "x": [1.32, 4.41, 4.982, 5.51, 5.864, 6.588, 7.753, 10.58, 20.38, 127.9], "xaxis": "x", "y": [0.3333, 0.7391, 0.7391, 0.7391, 0.5938, 0.4118, 0.4118, 0.5, 0.1111, 0], "yaxis": "y"}, {"hoverinfo": "none", "line": {"color": "rgba(139,192,221,0.5)", "width": 0.5}, "mode": "lines", "type": "scatter", "x": [1.32, 4.41, 4.982, 5.51, 5.864, 6.588, 7.753, 10.58, 20.38, 127.9], "xaxis": "x", "y": [0.08333, 0.3671, 0.3671, 0.3671, 0.3671, 0.3671, 0.3671, 0, 0.25, 1], "yaxis": "y"}, {"hoverinfo": "none", "line": {"color": "rgba(117,179,216,0.5)", "width": 0.5}, "mode": "lines", "type": "scatter", "x": [1.32, 4.41, 4.982, 5.51, 5.864, 6.588, 7.753, 10.58, 20.38, 127.9], "xaxis": "x", "y": [0.3333, 0.7391, 0.7391, 0.7391, 0.5938, 0.4118, 0.4118, 0.5, 0.1111, 0], "yaxis": "y"}, {"hoverinfo": "none", "line": {"color": "rgba(98,168,210,0.5)", "width": 0.5}, "mode": "lines", "type": "scatter", "x": [1.32, 4.41, 4.982, 5.51, 5.864, 6.588, 7.753, 10.58, 20.38, 127.9], "xaxis": "x", "y": [0.08333, 0.3671, 0.3671, 0.3671, 0.3671, 0.3671, 0.3671, 0, 0.1111, 1], "yaxis": "y"}, {"hoverinfo": "none", "line": {"color": "rgba(80,155,203,0.5)", "width": 0.5}, "mode": "lines", "type": "scatter", "x": [1.32, 4.41, 4.982, 5.51, 5.864, 6.588, 7.753, 10.58, 20.38, 127.9], "xaxis": "x", "y": [0.3333, 0.7391, 0.7391, 0.7391, 0.5938, 0.3108, 0.3108, 0.07692, 0.1111, 0], "yaxis": "y"}, {"hoverinfo": "none", "line": {"color": "rgba(64,144,197,0.5)", "width": 0.5}, "mode": "lines", "type": "scatter", "x": [1.32, 4.41, 4.982, 5.51, 5.864, 6.588, 7.753, 10.58, 20.38, 127.9], "xaxis": "x", "y": [0.3333, 0.7391, 0.7391, 0.7391, 0.5938, 0.3108, 0.3108, 0.07692, 0.1111, 0], "yaxis": "y"}, {"hoverinfo": "none", "line": {"color": "rgba(49,129,189,0.5)", "width": 0.5}, "mode": "lines", "type": "scatter", "x": [1.32, 4.41, 4.982, 5.51, 5.864, 6.588, 7.753, 10.58, 20.38, 127.9], "xaxis": "x", "y": [0.3333, 0.7391, 0.7391, 0.7391, 0.5938, 0.4118, 0.4118, 0.07692, 0.1111, 0], "yaxis": "y"}, {"hoverinfo": "none", "line": {"color": "rgba(36,116,182,0.5)", "width": 0.5}, "mode": "lines", "type": "scatter", "x": [1.32, 4.41, 4.982, 5.51, 5.864, 6.588, 7.753, 10.58, 20.38, 127.9], "xaxis": "x", "y": [0.08333, 0.3671, 0.3671, 0.3671, 0.3671, 0.3671, 0.3671, 0.07692, 0.1111, 1], "yaxis": "y"}, {"hoverinfo": "none", "line": {"color": "#FEDC00", "width": 4.5}, "mode": "lines", "type": "scatter", "x": [1.32, 4.41, 4.982, 5.51, 5.864, 6.588, 7.753, 10.58, 20.38, 127.9], "xaxis": "x", "y": [0.2051, 0.5483, 0.5483, 0.5483, 0.4775, 0.3591, 0.3591, 0.08272, 0.1249, 0.5128], "yaxis": "y"}, {"hoverinfo": "none", "line": {"color": "#E75438", "dash": "dash", "width": 1.5}, "mode": "lines", "type": "scatter", "x": [1.32, 4.41, 4.982, 5.51, 5.864, 6.588, 7.753, 10.58, 20.38, 127.9], "xaxis": "x", "y": [0, 0, 0, 0, 0, 0, 0, 0, 0, 0], "yaxis": "y"}, {"hovertemplate": "%{y}", "line": {"color": "rgba(8,48,107,1.0)", "width": 1.5}, "marker": {"color": "rgba(8,48,107,1.0)", "size": 5}, "mode": "lines+markers", "name": "pdp", "type": "scatter", "x": [1.32, 4.41, 4.982, 5.51, 5.864, 6.588, 7.753, 10.58, 20.38, 127.9], "xaxis": "x", "y": [0.2051, 0.5483, 0.5483, 0.5483, 0.4775, 0.3591, 0.3591, 0.08272, 0.1249, 0.5128], "yaxis": "y"}, {"hoverinfo": "none", "mode": "text", "name": "dist", "showlegend": false, "text": {"elided": "312 str values"}, "textfont": {"color": "rgba(8,48,107,1.0)", "size": 20}, "textposition": "middle center", "type": "scatter", "x": {"elided": "312 float values"}, "xaxis": "x2", "y": {"elided": "312 int values"}, "yaxis": "y2"}], "layout": {"height": 600, "showlegend": false, "title": {"text": "PDP for feature <b>Price per 100g</b> <br><sup>Number of unique grid points: 10</sup>", "x": 0, "xref": "paper"}, "width": 1200, "xaxis": {"anchor": "y", "domain": [0, 1]}, "xaxis2": {"anchor": "y2", "domain": [0, 1], "showgrid": false, "showticklabels": false, "title": {"text": "<b>Price per 100g</b> (value)"}}, "yaxis": {"anchor": "x", "domain": [0.1127, 0.99], "title": {"text": "raw"}}, "yaxis2": {"anchor": "x2", "domain": [0, 0.06267], "showgrid": false, "showticklabels": false}}}
